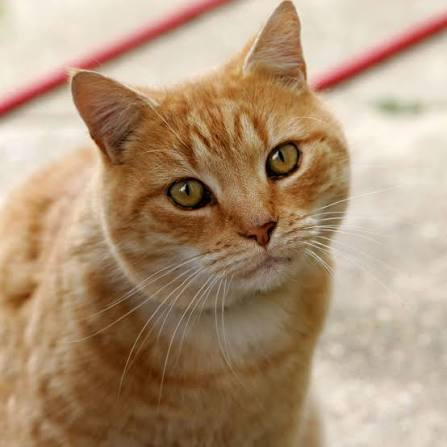
#> input picture example.jpg, 447 x 447 px, found by its file name
$ python 'image annotation.py'
#> lines starting #> are read from the running program, lines starting #| are printed output that depends on the picture
import cv2

import matplotlib.pyplot as plt


# Load the image

image = cv2.imread('original_images/example.jpg')
#> image is the input picture: shape (447, 447, 3); mean B, G, R 120.8, 148.8, 176


# Convert to RGB for displaying with matplotlib

image_rgb = cv2.cvtColor(image, cv2.COLOR_BGR2RGB)


# Get image dimensions

height, width, _ = image.shape
#> height = 447; width = 447


# Add bi-directional arrows for width visualization

arrow_start_left = (20, height - 50)  # Left starting point
#> arrow_start_left = (20, 397)

arrow_end_right = (width - 20, height - 50)  # Right end point
#> arrow_end_right = (427, 397)


# Draw arrows in both directions

cv2.arrowedLine(image_rgb, arrow_start_left, arrow_end_right, (255, 0, 0), 3, tipLength=0.05)  # Rightward arrow

cv2.arrowedLine(image_rgb, arrow_end_right, arrow_start_left, (255, 0, 0), 3, tipLength=0.05)  # Leftward arrow


# Annotate the width value

width_label_position = (width // 2 - 100, height - 80)  # Center position slightly above the arrows
#> width_label_position = (123, 367)

cv2.putText(image_rgb, f'Width: {width}px', width_label_position, cv2.FONT_HERSHEY_SIMPLEX, 0.8, (255, 0, 0), 2)
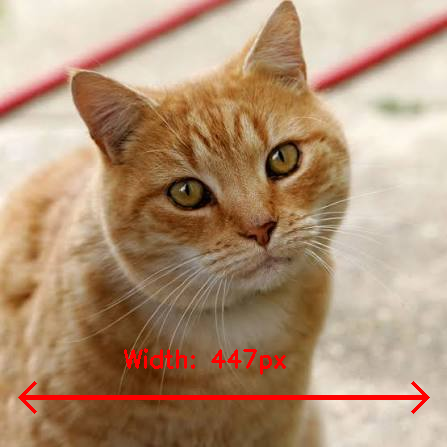
#> image_rgb: shape (447, 447, 3); mean R, G, B 177.9, 146.9, 119.4


# Save the annotated image

cv2.imwrite('output_images/annotated_width.jpg', image_rgb)


# Display the annotated image

plt.imshow(cv2.cvtColor(image_rgb, cv2.COLOR_BGR2RGB))

plt.title("Annotated Image with Bi-Directional Width Arrows")

plt.axis('off')

plt.show()
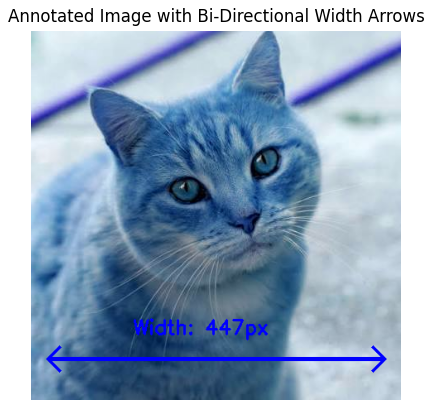
#> figure drawn by matplotlib, 1 panel; B, G, R data is drawn as R, G, B
